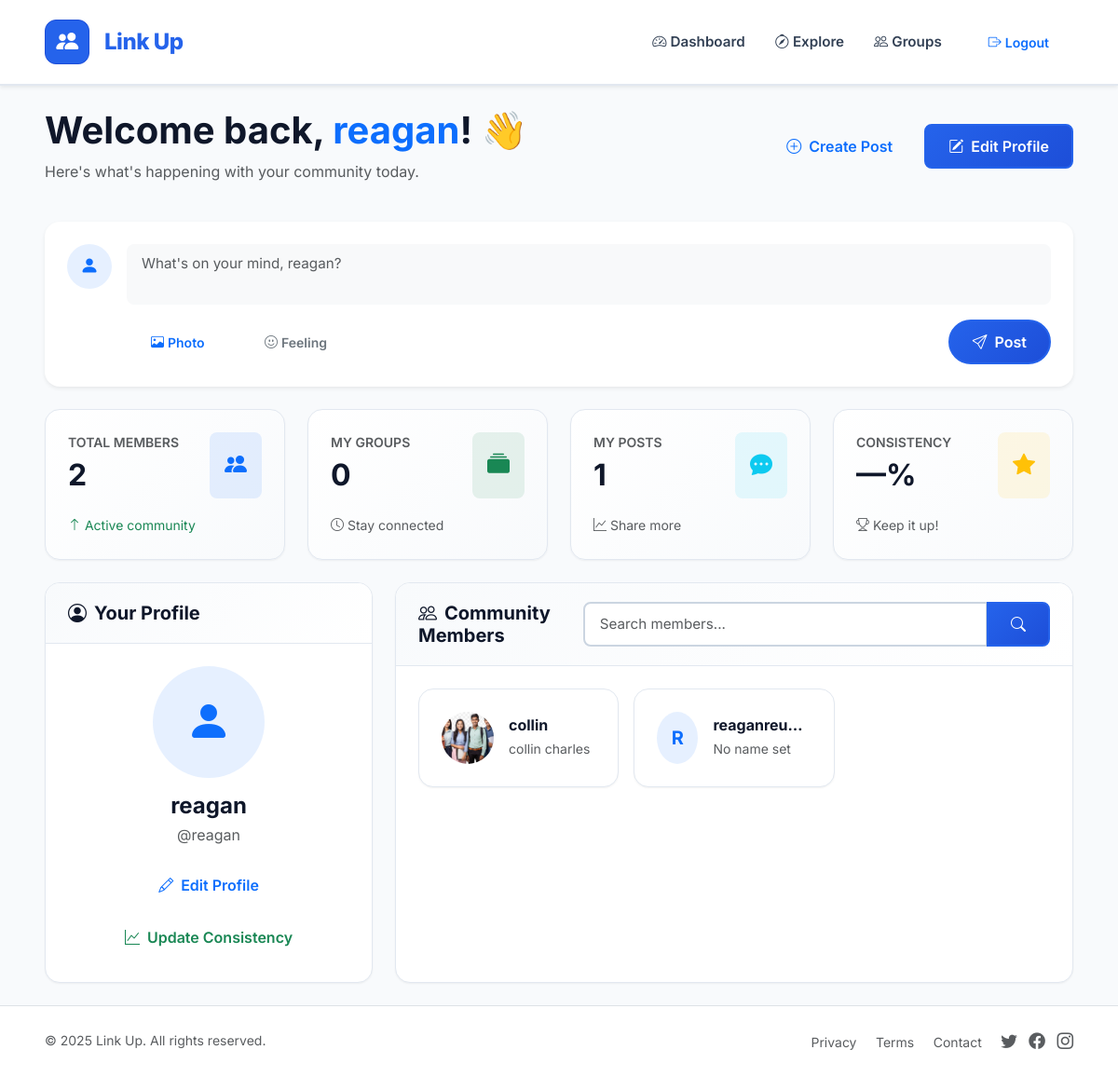
The page /dashboard/ (signed in) on the database its author committed.
### core/models.py (models this page shows, shortened)
class Profile(models.Model):
    user = models.OneToOneField(User, on_delete=models.CASCADE, related_name='profile')
    full_name = models.CharField(max_length=100, blank=True)
    email = models.EmailField(blank=True)
    phone = models.CharField(max_length=15, blank=True)
    bio = models.TextField(blank=True)
    avatar = models.ImageField(upload_to='avatars/', blank=True, null=True)

### core/views.py (the view)
# urls.py: path('dashboard/', views.dashboard, name='dashboard'),
@login_required
def dashboard(request):
    profile, _ = Profile.objects.get_or_create(user=request.user)
    query = request.GET.get('q', '')
    members = Profile.objects.select_related('user')
    if query:
        members = members.filter(
            Q(user__username__icontains=query) |
            Q(full_name__icontains=query) |
            Q(email__icontains=query)
        )
    members = members.exclude(user=request.user)  # optional: hide self
    paginator = Paginator(members, 6)  # 6 per page
    page = request.GET.get('page')
    members_page = paginator.get_page(page)
    context = {
        'profile': profile,
        'members': members_page,
        'query': query,
    }
    return render(request, 'core/dashboard.html', context)

### templates/core/dashboard.html (shortened to what this page needs)
{% extends 'core/base.html' %}
{% load django_bootstrap5 %}
{% block content %}
<div class="container-fluid px-lg-5 py-4">
  <div class="row mb-4">
    <div class="col-12">
      <div class="d-flex flex-column flex-md-row justify-content-between align-items-start align-items-md-center mb-3">
        <div class="mb-3 mb-md-0">
          <h1 class="mb-2">Welcome back, <span class="text-primary">{{ request.user.username }}</span>! 👋</h1>
          <p class="text-muted mb-0">Here's what's happening with your community today.</p>
        </div>
        <div class="d-flex gap-2">
          <a href="{% url 'explore' %}" class="btn btn-outline-primary">
            <i class="bi bi-plus-circle me-2"></i>Create Post
          </a>
          <a href="{% url 'update_profile' %}" class="btn btn-primary">
            <i class="bi bi-pencil-square me-2"></i>Edit Profile
          </a>
        </div>
      </div>
    </div>
  </div>
  <div class="row mb-4">
    <div class="col-12">
      <div class="card border-0 shadow-sm">
        <div class="card-body">
          <div class="d-flex align-items-start">
            <div class="bg-primary bg-opacity-10 rounded-circle me-3 d-flex align-items-center justify-content-center flex-shrink-0" style="width:48px;height:48px;">
              <i class="bi bi-person-fill text-primary fs-5"></i>
            </div>
            <div class="flex-grow-1">
              <form method="post" action="{% url 'create_post' %}" enctype="multipart/form-data">
                <textarea name="caption" class="form-control border-0 bg-light mb-3" rows="2" placeholder="What's on your mind, {{ request.user.username }}?" style="resize: none;"></textarea>
                <div class="d-flex justify-content-between align-items-center">
                  <div>
                    <label for="postImage" class="btn btn-sm btn-outline-primary rounded-pill me-2">
                      <i class="bi bi-image me-1"></i>Photo
                    </label>
                    <button type="button" class="btn btn-sm btn-outline-secondary rounded-pill">
                      <i class="bi bi-emoji-smile me-1"></i>Feeling
                    </button>
                  </div>
                  <button type="submit" class="btn btn-primary rounded-pill px-4">
                    <i class="bi bi-send me-2"></i>Post
                  </button>
                </div>
              </form>
            </div>
          </div>
        </div>
      </div>
    </div>
  </div>
  <div class="row g-4 mb-4">
    <div class="col-12 col-sm-6 col-lg-3">
      <div class="card metric-card h-100">
        <div class="card-body">
          <div class="d-flex justify-content-between align-items-start mb-3">
            <div>
              <p class="text-muted mb-1 small fw-semibold">TOTAL MEMBERS</p>
              <h2 class="mb-0 fw-bold">
                {% if members.paginator %}
                  {{ members.paginator.count }}
                {% else %}
                  {{ members|length }}
                {% endif %}
              </h2>
            </div>
            <div class="bg-primary bg-opacity-10 p-3 rounded-3">
              <i class="bi bi-people-fill text-primary fs-4"></i>
            </div>
          </div>
          <small class="text-success">
            <i class="bi bi-arrow-up"></i> Active community
          </small>
        </div>
      </div>
    </div>
    <div class="col-12 col-sm-6 col-lg-3">
      <div class="card metric-card h-100">
        <div class="card-body">
          <div class="d-flex justify-content-between align-items-start mb-3">
            <div>
              <p class="text-muted mb-1 small fw-semibold">MY GROUPS</p>
              <h2 class="mb-0 fw-bold">{{ request.user.member_groups.count }}</h2>
            </div>
            <div class="bg-success bg-opacity-10 p-3 rounded-3">
              <i class="bi bi-collection-fill text-success fs-4"></i>
            </div>
          </div>
          <small class="text-muted">
            <i class="bi bi-clock"></i> Stay connected
          </small>
        </div>
      </div>
    </div>
    <div class="col-12 col-sm-6 col-lg-3">
      <div class="card metric-card h-100">
        <div class="card-body">
          <div class="d-flex justify-content-between align-items-start mb-3">
            <div>
              <p class="text-muted mb-1 small fw-semibold">MY POSTS</p>
              <h2 class="mb-0 fw-bold">{{ request.user.posts.count }}</h2>
            </div>
            <div class="bg-info bg-opacity-10 p-3 rounded-3">
              <i class="bi bi-chat-dots-fill text-info fs-4"></i>
            </div>
          </div>
          <small class="text-muted">
            <i class="bi bi-graph-up"></i> Share more
          </small>
        </div>
      </div>
    </div>
    <div class="col-12 col-sm-6 col-lg-3">
      <div class="card metric-card h-100">
        <div class="card-body">
          <div class="d-flex justify-content-between align-items-start mb-3">
            <div>
              <p class="text-muted mb-1 small fw-semibold">CONSISTENCY</p>
              <h2 class="mb-0 fw-bold">{{ profile.consistency_family.score|default:"—" }}%</h2>
            </div>
            <div class="bg-warning bg-opacity-10 p-3 rounded-3">
              <i class="bi bi-star-fill text-warning fs-4"></i>
            </div>
          </div>
          <small class="text-muted">
            <i class="bi bi-trophy"></i> Keep it up!
          </small>
        </div>
      </div>
    </div>
  </div>
  <div class="row g-4">
    <div class="col-12 col-lg-4">
      <div class="card h-100">
        <div class="card-header">
          <h5 class="mb-0">
            <i class="bi bi-person-circle me-2"></i>Your Profile
          </h5>
        </div>
        <div class="card-body text-center">
          {% if profile.avatar %}
            <img src="{{ profile.avatar.url }}" alt="Avatar" class="avatar-img mb-3" style="width: 120px; height: 120px;">
          {% else %}
            <div class="bg-primary bg-opacity-10 rounded-circle mx-auto mb-3 d-flex align-items-center justify-content-center" style="width: 120px; height: 120px;">
              <i class="bi bi-person-fill text-primary" style="font-size: 3rem;"></i>
            </div>
          {% endif %}
          <h4 class="mb-1">{{ request.user.get_full_name|default:request.user.username }}</h4>
          <p class="text-muted mb-3">@{{ request.user.username }}</p>
          <div class="d-grid gap-2">
            <a href="{% url 'update_profile' %}" class="btn btn-outline-primary">
              <i class="bi bi-pencil me-2"></i>Edit Profile
            </a>
            <a href="{% url 'update_consistency' %}" class="btn btn-outline-success">
              <i class="bi bi-graph-up me-2"></i>Update Consistency
            </a>
          </div>
        </div>
      </div>
    </div>
    <div class="col-12 col-lg-8">
      <div class="card h-100">
        <div class="card-header">
          <div class="d-flex flex-column flex-md-row justify-content-between align-items-start align-items-md-center">
            <h5 class="mb-3 mb-md-0">
              <i class="bi bi-people me-2"></i>Community Members
            </h5>
            <form method="get" class="w-100 w-md-auto">
              <div class="input-group">
                <input type="text" name="q" value="{{ query }}" class="form-control" placeholder="Search members...">
                <button class="btn btn-primary" type="submit">
                  <i class="bi bi-search"></i>
                </button>
              </div>
            </form>
          </div>
        </div>
        <div class="card-body">
          <div class="row g-3">
            {% for member in members %}
              <div class="col-12 col-sm-6 col-xl-4">
                <a href="{% url 'member_detail' member.id %}" class="text-decoration-none">
                  <div class="card hover-shadow h-100">
                    <div class="card-body">
                      <div class="d-flex align-items-center">
                        {% if member.avatar %}
                          <img src="{{ member.avatar.url }}" alt="{{ member.user.username }}" class="rounded-circle me-3" style="width: 56px; height: 56px; object-fit: cover;">
                        {% else %}
                          <div class="bg-primary bg-opacity-10 rounded-circle me-3 d-flex align-items-center justify-content-center" style="width: 56px; height: 56px;">
                            <span class="text-primary fw-bold fs-5">{{ member.user.username|slice:":1"|upper }}</span>
                          </div>
                        {% endif %}
                        <div class="flex-grow-1 overflow-hidden">
                          <h6 class="mb-1 text-truncate">{{ member.user.username }}</h6>
                          <p class="text-muted small mb-0 text-truncate">{{ member.full_name|default:"No name set" }}</p>
                        </div>
                      </div>
                    </div>
                  </div>
                </a>
              </div>
            {% endfor %}
          </div>
        </div>
      </div>
    </div>
  </div>
</div>
{% endblock %}

### static/css/style.css (style rules this page uses)
:root { --primary: #2563eb; --primary-dark: #1d4ed8; --primary-light: #3b82f6; --accent: #8b5cf6; --success: #10b981; --warning: #f59e0b; --danger: #ef4444; --info: #06b6d4; --dark: #1e293b; --gray-900: #0f172a; --gray-800: #1e293b; --gray-700: #334155; --gray-600: #475569; --gray-500: #64748b; --gray-400: #94a3b8; --gray-300: #cbd5e1; --gray-200: #e2e8f0; --gray-100: #f1f5f9; --gray-50: #f8fafc; --bg-body: #f8fafc; --bg-white: #ffffff; --shadow-sm: 0 1px 2px 0 rgba(0, 0, 0, 0.05); --shadow: 0 1px 3px 0 rgba(0, 0, 0, 0.1), 0 1px 2px -1px rgba(0, 0, 0, 0.1); --shadow-md: 0 4px 6px -1px rgba(0, 0, 0, 0.1), 0 2px 4px -2px rgba(0, 0, 0, 0.1); --shadow-lg: 0 10px 15px -3px rgba(0, 0, 0, 0.1), 0 4px 6px -4px rgba(0, 0, 0, 0.1); --shadow-xl: 0 20px 25px -5px rgba(0, 0, 0, 0.1), 0 8px 10px -6px rgba(0, 0, 0, 0.1); --radius-sm: 0.375rem; --radius: 0.5rem; --radius-md: 0.75rem; --radius-lg: 1rem; --radius-xl: 1.5rem; --radius-full: 9999px; --transition: all 0.2s ease-in-out; }
* { box-sizing: border-box; }
body { font-family: 'Inter', -apple-system, BlinkMacSystemFont, 'Segoe UI', Roboto, 'Helvetica Neue', Arial, sans-serif; background: var(--bg-body); color: var(--gray-800); line-height: 1.6; }
h1, h2, h3, h4, h5, h6 { font-weight: 700; color: var(--gray-900); line-height: 1.2; }
a { text-decoration: none; transition: var(--transition); }
.card { border: 1px solid var(--gray-200); border-radius: var(--radius-lg); background: white; box-shadow: var(--shadow-sm); transition: var(--transition); overflow: hidden; }
.card-header { background: linear-gradient(135deg, var(--gray-50) 0%, white 100%); border-bottom: 1px solid var(--gray-200); font-weight: 600; padding: 1.25rem 1.5rem; }
.card-body { padding: 1.5rem; }
.btn { font-weight: 600; padding: 0.625rem 1.5rem; border-radius: var(--radius); transition: var(--transition); border: 2px solid transparent; }
.btn-primary { background: linear-gradient(135deg, var(--primary) 0%, var(--primary-dark) 100%); border-color: var(--primary); }
.rounded-pill { border-radius: var(--radius-full) !important; }
.form-control, .form-select { border: 2px solid var(--gray-300); border-radius: var(--radius); padding: 0.625rem 1rem; font-size: 0.95rem; transition: var(--transition); }
.metric-card { background: linear-gradient(135deg, white 0%, var(--gray-50) 100%); border: 1px solid var(--gray-200); border-radius: var(--radius-lg); transition: var(--transition); }

### rows shown on the page
Profile: avatar (picture), user.username "collin", full_name "collin charles"
Profile: user.username "R", user.username "reaganreu…", full_name "No name set"

### other values the page prints
{{ request.user.username }} "reagan"
{{ members.paginator.count }} "2"
{{ request.user.member_groups.count }} "0"
{{ request.user.posts.count }} "1"
{{ profile.consistency_family.score|default:"—" }} "—"
{{ request.user.get_full_name|default:request.user.username }} "reagan"
